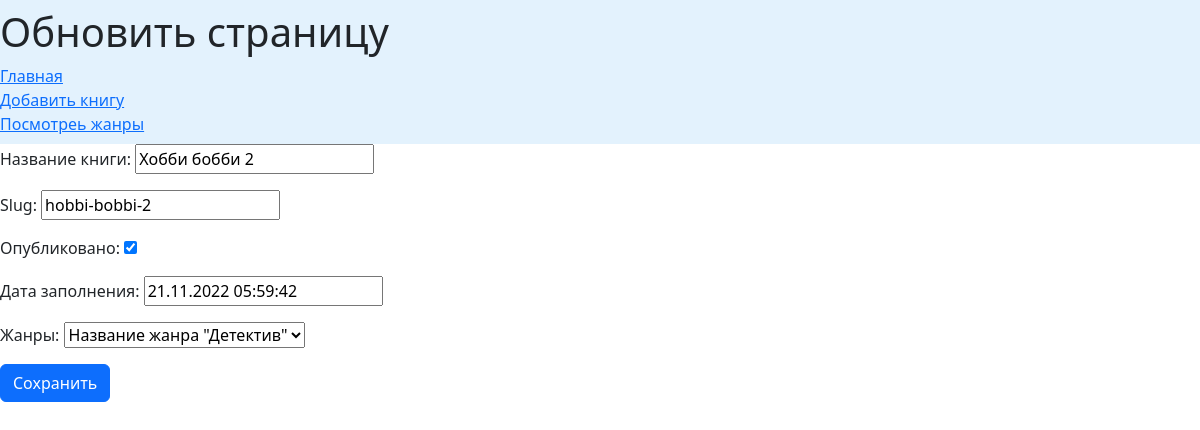
Page /book/update/58/ on the committed database.
### books/models.py (models this page shows, shortened)
class Book(models.Model):
    name = models.CharField(
        'Название книги', max_length=150, default='', null=True)
    slug = models.CharField('slug', max_length=150, default="", blank=True)
    is_published = models.BooleanField('Опубликовано', default=False)
    pub_date = models.DateTimeField('Дата заполнения', default=timezone.now,
                                    blank=True)
    genre = models.ForeignKey(
        'Genre', on_delete=models.CASCADE, default='Без категории', verbose_name="Жанры")
    class Meta:
        verbose_name = 'Книга'
        verbose_name_plural = 'Книги'

class Genre(models.Model):
    genre = models.CharField(
        'Название жанра', max_length=150, default='', null=True)
    class Meta:
        verbose_name = 'Жанр'
        verbose_name_plural = 'Жанры'
    def __str__(self):
        return f"Название жанра \"{self.genre}\""

### books/views.py (the view)
# urls.py: path('book/update/<int:pk>/', UpdateBook.as_view(), name='book_update'),
class UpdateBook(DataMixin, SuccessMessageMixin, UpdateView):
    model = Book
    template_name = 'pages/book_update.html'
    fields = '__all__'
    template_name_suffix = '_update_form'
    success_url = reverse_lazy('books:book_all')
    success_message = "Книга: %(name)s сохранена"
    def get_context_data(self, *, object_list=None, **kwargs):
        context = super().get_context_data(**kwargs)
        c_def = self.get_user_context(title="Обновить страницу")
        return dict(list(context.items()) + list(c_def.items()))
    def get_queryset(self):
        return Book.objects.filter(is_published=True)

### books/utils.py (called while the page is built)
    def get_user_context(self, **kwargs):
        user_menu = menu.copy()
        if not self.request.user.is_authenticated:
            user_menu.pop(3)
        context = kwargs
        genre = Genre.objects.all()
        context['menu'] = user_menu
        context['genre'] = genre
        return context

### templates/pages/book_update.html (shortened to what this page needs)
{% extends 'base.html' %}
{% load cache %}
{% block content %}
        <form method="POST" enctype="multipart/form-data">
            {{ form.as_p }}
            <button type="submit" class="btn btn-primary">Сохранить</button>
        </form>
{% endblock content %}

### rows in the picture
Book: name "Хобби бобби 2", slug "hobbi-bobbi-2", is_published "☑", pub_date "21.11.2022 05:59:42"
Genre: genre "Название жанра \"Детектив\""

### other values in the picture
{{ title }} "Обновить страницу"
{{ item_menu.title }} "Главная" "Добавить книгу" "Посмотреь жанры"
